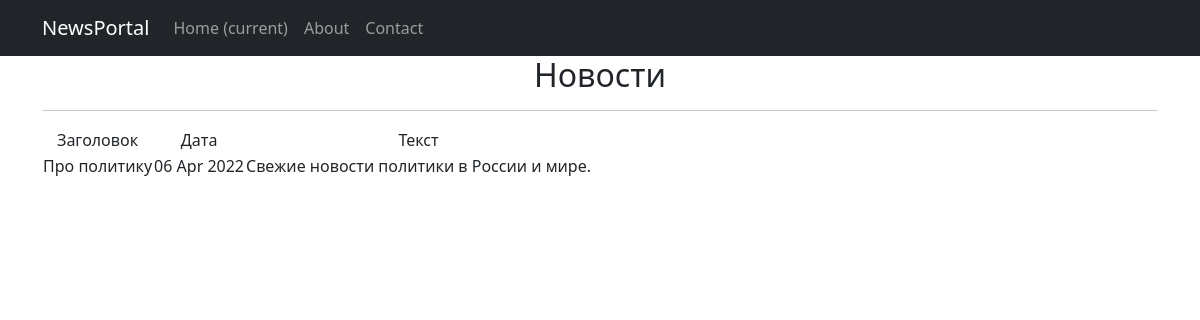
The page /news/2 on the database its author committed.
### portal/models.py (models this page shows, shortened)
class Post(models.Model):
    article = 'a'
    news = 'n'
    POST_TYPE = [
        (article, "Статья"),
        (news, "Новость")
    ]
    author = models.ForeignKey(Author, on_delete = models.CASCADE)
    post_type = models.CharField(max_length = 1, choices = POST_TYPE, default = article)
    created = models.DateTimeField(auto_now_add = True)
    cats = models.ManyToManyField(Category, through = 'PostCategory')
    title = models.CharField(max_length = 255)
    text = models.TextField()
    rating = models.IntegerField(default = 0)

### portal/views.py (the view)
# urls.py: path('<int:pk>', PostsDetail.as_view())]
class PostsDetail(DetailView):
    model = Post  # модель всё та же, но мы хотим получать детали конкретно отдельного товара
    template_name = 'post.html'  # название шаблона будет product.html
    context_object_name = 'post'

### portal/templatetags/my_filter.py (called while the page is built)
@register.filter()
def censor(value):
   return f'{value}'

### templates/post.html (shortened to what this page needs)
{% extends 'flatpages/default.html' %}
{% load my_filter %}
{% block content %}
    <h2>Новости</h2>
    <hr>
        <table>
            <tr>
                <td>
                    Заголовок
                </td>
                <td>
                    Дата
                </td>
                <td>
                    Текст
                </td>
            </tr>
            <tr>
                <td>
                    {{ post.title|censor }}
                </td>
                <td>
                    {{ post.created|date:'d M Y '}}
                </td>
                <td>
                    {{ post.text|censor}}
                </td>
            </tr>
        </table>
{% endblock content %}

### rows shown on the page
Post: title|censor "Про политику", created "06 Apr 2022", text|censor "Свежие новости политики в России и мире."
